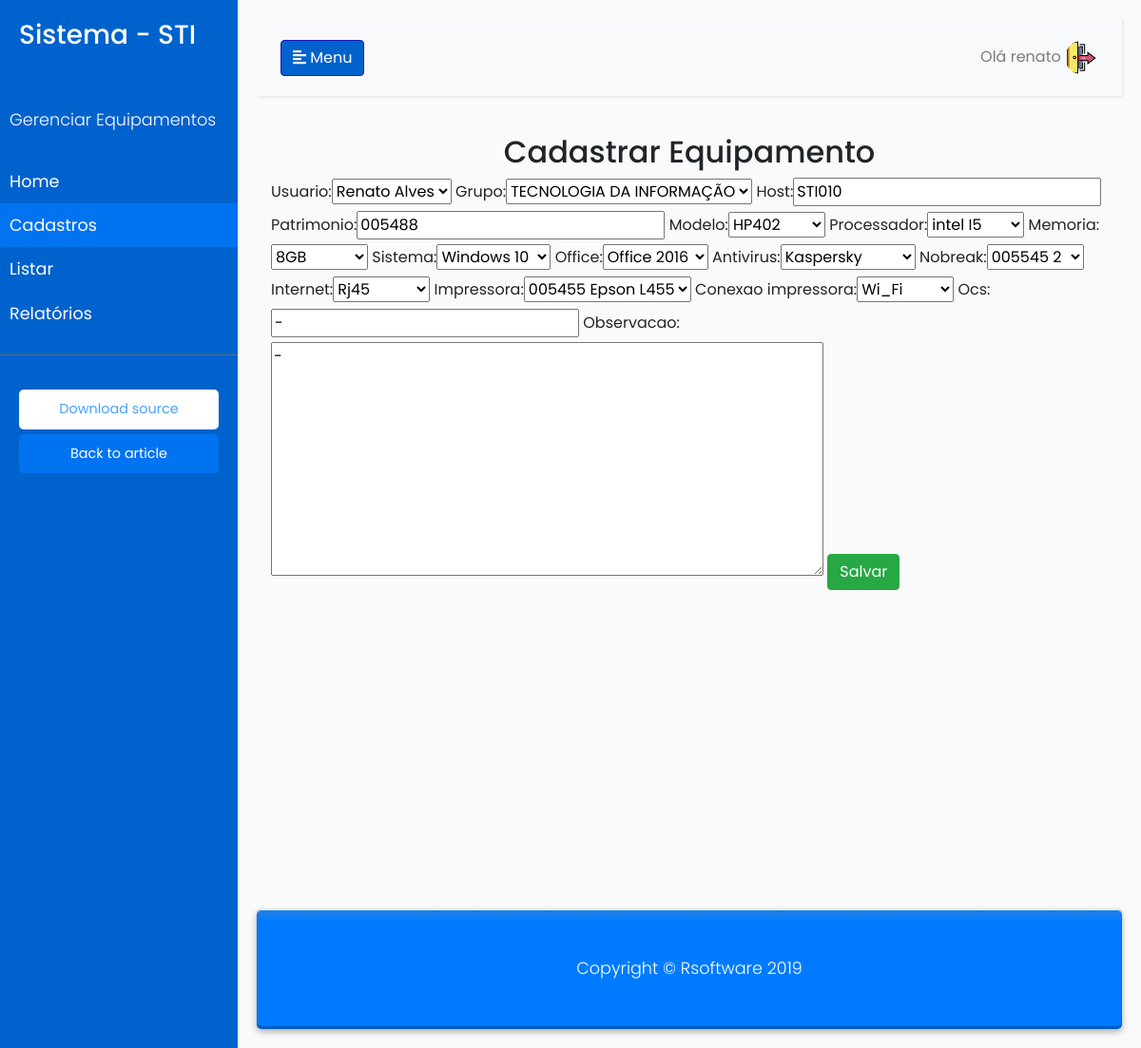
The page /equipamentos/update/1 (signed in) on the database its author committed.
### equipamentos/models.py (models this page shows, shortened)
class Maquina(models.Model):
    patrimonio = models.CharField(max_length=6, unique=True)
    usuario = models.ForeignKey(
        Usuario, null=True, blank=True, on_delete=models.PROTECT
    )
    grupo = models.ForeignKey(
        Setor, null=True, blank=True, on_delete=models.PROTECT
    )
    modelo = models.CharField(max_length=14, choices=MODEL_MAQ_CHOICES)
    sistema = models.CharField(max_length=10, choices=WINDOWS_CHOICES)
    memoria = models.CharField(max_length=5, choices=MEMORIA_CHOICES)
    host = models.CharField(max_length=30, unique=True)
    processador = models.CharField(max_length=10, choices=PROCESSADOR_CHOICES)
    office = models.CharField(max_length=10, choices=OFFICE_CHOICES)
    antivirus = models.CharField(max_length=30, choices=ANTVIR_CHOICES)
    nobreak = models.ForeignKey(
        Nobreak, null=True, blank=True, on_delete=models.PROTECT
    )
    internet = models.CharField(max_length=4, choices=NET_CHOICES)
    impressora = models.ForeignKey(
        Impressora, null=True, blank=True, on_delete=models.PROTECT
    )
    conexao_impressora = models.CharField(max_length=6, choices=CON_IMPRE_CHOICES)
    ocs = models.CharField(max_length=3)
    observacao = models.TextField()

### nobreaks/models.py (models this page shows)
class Nobreak(models.Model):
    patrimonio = models.CharField(max_length=30, unique=True)
    modelo_nobreak = models.CharField(max_length=3, choices=MODEL_CHOICES)
    def __str__(self):
        return self.patrimonio+ ' ' + self.modelo_nobreak

### equipamentos/views.py (the view)
# urls.py: path('update/<int:id>', maquina_update, name="maquina_update"),
@login_required
def maquina_update(request, id):
    maquina = get_object_or_404(Maquina, pk=id)
    form = MaquinaForm(request.POST or None, instance=maquina)
    if form.is_valid():
        form.save()
        return redirect('maquinas_list')
    return render(request, 'maquinas_form.html', {'form': form})

### equipamentos/forms.py
class MaquinaForm(ModelForm):
    class Meta:
        model = Maquina
        fields = ['usuario', "grupo", 'host', 'patrimonio', 'modelo', 'processador', 'memoria', 'sistema', 'office',
                  'usuario', 'antivirus', 'nobreak', 'internet', 'impressora', 'conexao_impressora', 'ocs',
                  'observacao']

### impressoras/models.py (called while the page is built)
    def __str__(self):
        return self.patrimonio+ ' ' + self.modelo

### setores/models.py (called while the page is built)
    def __str__(self):
        return self.nome_setor

### usuarios/models.py (called while the page is built)
    def __str__(self):
        return self.nome_completo

### equipamentos/templates/maquinas_form.html (shortened to what this page needs)
{% extends 'base.html' %}
{% load bootstrap%}
{% block main %}
    <h2 class="cadastro" text align="center">Cadastrar Equipamento</h2>
    <div class="container" id="container-eqp">
    <div class="wrapper fadeInDown">
    <div id="formMaquina">
    <form method="POST">
    <form class="equip-form" method="POST">
            {{ form|bootstrap }}
             <button type="submit" class="btn btn-success">Salvar</button>
        </form>
         </div>
         </div>
    </div>
{% endblock %}

### templates/base.html (shortened to what this page needs)
{% load static %}
<!DOCTYPE html>
<html>
<head>
    <link rel="stylesheet" href="https://stackpath.bootstrapcdn.com/bootstrap/4.1.0/css/bootstrap.min.css"
>
    <link rel="stylesheet" href="{% static 'assets/css/style.css' %}">
</head>
<body>
    <div class="wrapper">
        <nav id="sidebar">
            <div class="sidebar-header">
                <h3>Sistema - STI</h3>
            </div>
            <ul class="list-unstyled components">
                <p>Gerenciar Equipamentos</p>
                <li>
                    <a href="{% url 'home' %}">Home</a>
                </li>
                <li class="active">
                    <a href="#homeSubmenu" data-toggle="collapse" aria-expanded="false">Cadastros</a>
                </li>
                <li>
                    <a href="#pageSubmenu" data-toggle="collapse" aria-expanded="false">Listar</a>
                </li>
                <li>
                    <a href="{% url 'relatorios' %}">Relatórios</a>
                </li>
            </ul>
            <ul class="list-unstyled CTAs">
                <li><a href="https://bootstrapious.com/tutorial/files/sidebar.zip" class="download">Download source</a>
                </li>
                <li><a href="https://bootstrapious.com/p/bootstrap-sidebar" class="article">Back to article</a></li>
            </ul>
        </nav>
        <div id="content">
            <nav class="navbar navbar-expand-lg navbar-light bg-light">
                <div class="container-fluid">
                    <button type="button" id="sidebarCollapse" class="btn btn-info">
                        <i class="fas fa-align-left"></i>
                        <span>Menu</span>
                    </button>
                    <div class="collapse navbar-collapse" id="navbarSupportedContent">
                        <ul class="nav navbar-nav ml-auto">
                            <li class="nav-item dropdown">
                                {% if user.is_authenticated %}
                                <a class="nav-link pr-0" id="navbarDropdownUser" href="#" role="button"
                                    data-toggle="dropdown" aria-haspopup="true" aria-expanded="false">
                                    Olá {{ user.username }}
                                    <img class="rounded-circle" src="{% static 'assets/img/renato.png' %}" alt=""
                                        width="35px" height="35px">
                                    {% else %}
                                    <a href="{% url 'login' %}" class="btn btn-light">Entrar</a>
                                    {% endif %}
                                </a>
                            </li>
                        </ul>
                    </div>
                </div>
            </nav>
            {% block main %}
            {% endblock %}
            <footer class="py-5 bg-primary">
                <div class="container">
                    <p class="m-0 text-center text-white">Copyright &copy; Rsoftware 2019</p>
                </div>
            </footer>
        </div>
    </div>
</body>
</html>

### static/assets/css/style.css (style rules this page uses)
body { font-family: 'Poppins', sans-serif; background: #fafafa; }
p { font-family: 'Poppins', sans-serif; font-size: 1.1em; font-weight: 300; line-height: 1.7em; color: #999; }
footer { margin-top: 336px; box-shadow: 0 0 1px rgba(0, 0, 0, 0.3), 0 3px 7px rgba(0, 0, 0, 0.3), inset 0 1px rgba(255,255,255,1), inset 0 -3px 2px rgba(0,0,0,0.25); border-radius: 5px; background: linear-gradient(#2981df, #007bff 10%); }
a, a:hover, a:focus { color: inherit; text-decoration: none; transition: all 0.3s; }
.navbar { padding: 15px 10px; background: #fff; border: none; border-radius: 0; margin-bottom: 40px; box-shadow: 1px 1px 3px rgba(0, 0, 0, 0.1); }
.wrapper { display: flex; width: 100%; align-items: stretch; }
#sidebar { min-width: 250px; max-width: 250px; background: #0062cc; color: #fff; transition: all 0.3s; }
#sidebar .sidebar-header { padding: 20px; background: #0062cc; }
#sidebar ul.components { padding: 20px 0; border-bottom: 1px solid #47748b; }
#sidebar ul p { color: #fff; padding: 10px; }
#sidebar ul li a { padding: 10px; font-size: 1.1em; display: block; }
#sidebar ul li.active>a, a[aria-expanded="true"] { color: #fff; background: #007bffb8; }
a[data-toggle="collapse"] { position: relative; }
ul.CTAs { padding: 20px; }
ul.CTAs a { text-align: center; font-size: 0.9em !important; display: block; border-radius: 5px; margin-bottom: 5px; }
a.download { background: #fff; color: #007bffb8; }
a.article, a.article:hover { background: #007bffb8 !important; color: #fff !important; }
#content { width: 100%; padding: 20px; min-height: 100vh; transition: all 0.3s; }
.btn-info { background-color: #0062cc; border-color: #2217b8; }

### rows shown on the page
Maquina: usuario "Renato Alves", grupo "TECNOLOGIA DA INFORMAÇÃO", host "STI010", patrimonio "005488", modelo "HP402", processador "intel I5", memoria "8GB", sistema "Windows 10", office "Office 2016", antivirus "Kaspersky", nobreak "005545 2", internet "Rj45", impressora "005455 Epson L455", conexao_impressora "Wi_Fi", ocs "-", observacao "-"

### other values the page prints
{{ user.username }} "renato"
